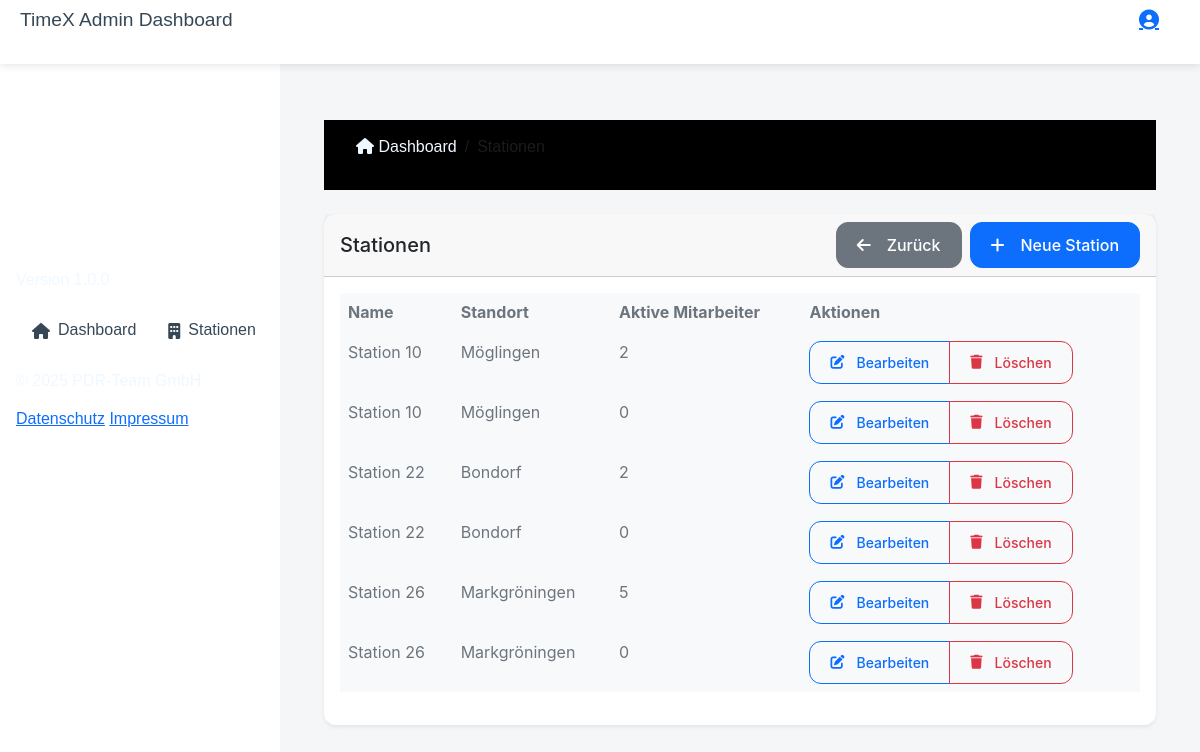
/dashboard/admin/stations/ (signed in), run on an earlier commit of the app's database.
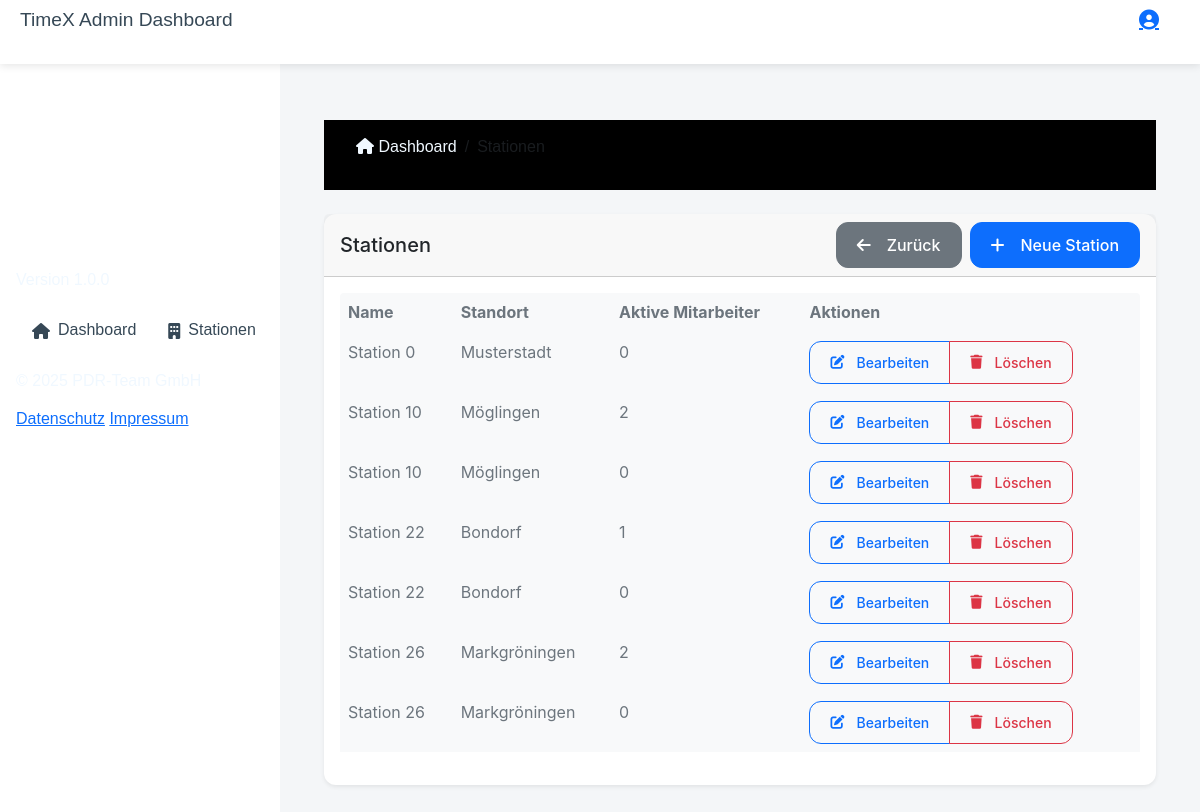
And on a later commit of the database.
### time_tracking/models.py (models this page shows, shortened)
class Station(models.Model):
    name = models.CharField(max_length=255)
    location = models.CharField(max_length=255)

### time_tracking/views.py (the view)
# urls.py: path('dashboard/admin/stations/', views.stations_overview, name='stations-overview'),
@user_passes_test(lambda u: u.user_type == 'ADMIN')
def stations_overview(request):
    stations = Station.objects.all().order_by('name')
    return render(request, 'time_tracking/admin/station/stations_overview.html', {
        'stations': stations
    })

### time_tracking/templates/time_tracking/admin/station/stations_overview.html (shortened to what this page needs)
{% extends "time_tracking/base/admin_base.html" %}
{% load static %}
{% block content %}
<div class="container-fluid mt-4">
    <nav aria-label="breadcrumb" class="mb-4">
        <ol class="breadcrumb">
            <li class="breadcrumb-item">
                <a href="{% url 'admin-dashboard' %}" class="text-decoration-none">
                    <i class="fas fa-home"></i> Dashboard
                </a>
            </li>
            <li class="breadcrumb-item active">Stationen</li>
        </ol>
    </nav>
    <div class="row">
        <div class="col-12">
            <div class="card">
                <div class="card-header d-flex flex-column flex-md-row justify-content-between align-items-md-center gap-2">
                    <h5 class="card-title mb-0">Stationen</h5>
                    <div class="d-flex gap-2">
                        <a href="{% url 'admin-dashboard' %}" class="btn btn-secondary">
                            <i class="fas fa-arrow-left me-2"></i>Zurück
                        </a>
                        <a href="{% url 'create-station' %}" class="btn btn-primary">
                            <i class="fas fa-plus me-2"></i>Neue Station
                        </a>
                    </div>
                </div>
                <div class="card-body">
                    <div class="table-responsive">
                        <table class="table table-hover">
                            <thead>
                                <tr>
                                    <th>Name</th>
                                    <th>Standort</th>
                                    <th class="d-none d-md-table-cell">Aktive Mitarbeiter</th>
                                    <th>Aktionen</th>
                                </tr>
                            </thead>
                            <tbody>
                                {% for station in stations %}
                                <tr>
                                    <td>{{ station.name }}</td>
                                    <td>{{ station.location }}</td>
                                    <td class="d-none d-md-table-cell">{{ station.customuser_set.count }}</td>
                                    <td>
                                        <div class="btn-group">
                                            <button type="button"
                                                    class="btn btn-sm btn-outline-primary edit-station"
                                                    data-station-id="{{ station.id }}"
                                                    data-station-name="{{ station.name }}"
                                                    data-station-location="{{ station.location }}"
                                                    title="Bearbeiten">
                                                <i class="fas fa-edit"></i>
                                                <span class="d-none d-md-inline ms-1">Bearbeiten</span>
                                            </button>
                                            <button type="button"
                                                    class="btn btn-sm btn-outline-danger delete-station"
                                                    data-station-id="{{ station.id }}"
                                                    title="Löschen">
                                                <i class="fas fa-trash"></i>
                                                <span class="d-none d-md-inline ms-1">Löschen</span>
                                            </button>
                                        </div>
                                    </td>
                                </tr>
                                {% endfor %}
                            </tbody>
                        </table>
                    </div>
                </div>
            </div>
        </div>
    </div>
</div>
{% endblock %}

What changed in the data, as far as the page shows it:
added Station: name "Station 0", location "Musterstadt", customuser_set.count "0"
computed for Station (number 4 of 7 on the later page): customuser_set.count "2" → "1"
computed for Station (number 6 of 7 on the later page): customuser_set.count "5" → "2"
